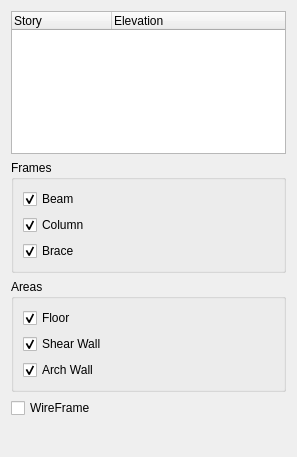
<?xml version="1.0" encoding="UTF-8"?>
<ui version="4.0">
 <class>Form</class>
 <widget class="QWidget" name="Form">
  <property name="geometry">
   <rect>
    <x>0</x>
    <y>0</y>
    <width>297</width>
    <height>457</height>
   </rect>
  </property>
  <property name="windowTitle">
   <string>Form</string>
  </property>
  <layout class="QVBoxLayout" name="verticalLayout_3">
   <item>
    <widget class="QTreeWidget" name="tree">
     <property name="editTriggers">
      <set>QAbstractItemView::EditKeyPressed</set>
     </property>
     <property name="selectionMode">
      <enum>QAbstractItemView::ExtendedSelection</enum>
     </property>
     <property name="rootIsDecorated">
      <bool>false</bool>
     </property>
     <property name="itemsExpandable">
      <bool>false</bool>
     </property>
     <property name="columnCount">
      <number>2</number>
     </property>
     <attribute name="headerVisible">
      <bool>true</bool>
     </attribute>
     <attribute name="headerDefaultSectionSize">
      <number>100</number>
     </attribute>
     <attribute name="headerStretchLastSection">
      <bool>true</bool>
     </attribute>
     <column>
      <property name="text">
       <string>Story</string>
      </property>
     </column>
     <column>
      <property name="text">
       <string>Elevation</string>
      </property>
     </column>
    </widget>
   </item>
   <item>
    <widget class="QGroupBox" name="groupBox">
     <property name="title">
      <string>Frames</string>
     </property>
     <layout class="QVBoxLayout" name="verticalLayout">
      <item>
       <widget class="QCheckBox" name="beam">
        <property name="text">
         <string>Beam</string>
        </property>
        <property name="checked">
         <bool>true</bool>
        </property>
       </widget>
      </item>
      <item>
       <widget class="QCheckBox" name="column">
        <property name="text">
         <string>Column</string>
        </property>
        <property name="checked">
         <bool>true</bool>
        </property>
       </widget>
      </item>
      <item>
       <widget class="QCheckBox" name="brace">
        <property name="text">
         <string>Brace</string>
        </property>
        <property name="checked">
         <bool>true</bool>
        </property>
       </widget>
      </item>
     </layout>
    </widget>
   </item>
   <item>
    <widget class="QGroupBox" name="groupBox_2">
     <property name="title">
      <string>Areas</string>
     </property>
     <layout class="QVBoxLayout" name="verticalLayout_2">
      <item>
       <widget class="QCheckBox" name="floor">
        <property name="text">
         <string>Floor</string>
        </property>
        <property name="checked">
         <bool>true</bool>
        </property>
       </widget>
      </item>
      <item>
       <widget class="QCheckBox" name="shear_wall">
        <property name="text">
         <string>Shear Wall</string>
        </property>
        <property name="checked">
         <bool>true</bool>
        </property>
       </widget>
      </item>
      <item>
       <widget class="QCheckBox" name="arch_wall">
        <property name="text">
         <string>Arch Wall</string>
        </property>
        <property name="checked">
         <bool>true</bool>
        </property>
       </widget>
      </item>
     </layout>
    </widget>
   </item>
   <item>
    <widget class="QCheckBox" name="wireframe">
     <property name="text">
      <string>WireFrame</string>
     </property>
    </widget>
   </item>
   <item>
    <layout class="QHBoxLayout" name="horizontalLayout">
     <item>
      <widget class="QPushButton" name="buttonToggle">
       <property name="enabled">
        <bool>false</bool>
       </property>
       <property name="maximumSize">
        <size>
         <width>32</width>
         <height>16777215</height>
        </size>
       </property>
       <property name="toolTip">
        <string>Toggles selected items on/off</string>
       </property>
       <property name="text">
        <string/>
       </property>
       <property name="icon">
        <iconset resource="../../civiltools.qrc">
         <normaloff>:/civiltools/images/eye.svg</normaloff>:/civiltools/images/eye.svg</iconset>
       </property>
       <property name="iconSize">
        <size>
         <width>24</width>
         <height>24</height>
        </size>
       </property>
       <property name="flat">
        <bool>true</bool>
       </property>
      </widget>
     </item>
     <item>
      <widget class="QPushButton" name="buttonIsolate">
       <property name="enabled">
        <bool>false</bool>
       </property>
       <property name="maximumSize">
        <size>
         <width>32</width>
         <height>16777215</height>
        </size>
       </property>
       <property name="toolTip">
        <string>Turns all items off except the selected ones</string>
       </property>
       <property name="text">
        <string/>
       </property>
       <property name="flat">
        <bool>true</bool>
       </property>
      </widget>
     </item>
     <item>
      <widget class="QPushButton" name="button_refresh">
       <property name="enabled">
        <bool>true</bool>
       </property>
       <property name="maximumSize">
        <size>
         <width>32</width>
         <height>16777215</height>
        </size>
       </property>
       <property name="toolTip">
        <string>Refresh the Stories Names</string>
       </property>
       <property name="text">
        <string/>
       </property>
       <property name="icon">
        <iconset resource="../../civiltools.qrc">
         <normaloff>:/civiltools/images/torsion.svg</normaloff>:/civiltools/images/torsion.svg</iconset>
       </property>
       <property name="flat">
        <bool>true</bool>
       </property>
      </widget>
     </item>
     <item>
      <widget class="QPushButton" name="buttonAddLevel">
       <property name="enabled">
        <bool>false</bool>
       </property>
       <property name="maximumSize">
        <size>
         <width>32</width>
         <height>16777215</height>
        </size>
       </property>
       <property name="toolTip">
        <string>Add a new level (BuildingPart)</string>
       </property>
       <property name="text">
        <string/>
       </property>
       <property name="flat">
        <bool>true</bool>
       </property>
      </widget>
     </item>
     <item>
      <widget class="QPushButton" name="buttonAddProxy">
       <property name="enabled">
        <bool>false</bool>
       </property>
       <property name="maximumSize">
        <size>
         <width>32</width>
         <height>16777215</height>
        </size>
       </property>
       <property name="toolTip">
        <string>Adds a new Working Plane proxy</string>
       </property>
       <property name="text">
        <string/>
       </property>
       <property name="flat">
        <bool>true</bool>
       </property>
      </widget>
     </item>
     <item>
      <widget class="QPushButton" name="buttonDelete">
       <property name="enabled">
        <bool>false</bool>
       </property>
       <property name="maximumSize">
        <size>
         <width>32</width>
         <height>16777215</height>
        </size>
       </property>
       <property name="toolTip">
        <string>Deletes the selected items</string>
       </property>
       <property name="text">
        <string/>
       </property>
       <property name="flat">
        <bool>true</bool>
       </property>
      </widget>
     </item>
     <item>
      <widget class="QPushButton" name="buttonSaveView">
       <property name="enabled">
        <bool>false</bool>
       </property>
       <property name="maximumSize">
        <size>
         <width>32</width>
         <height>16777215</height>
        </size>
       </property>
       <property name="toolTip">
        <string>Saves the current camera position to the selected items</string>
       </property>
       <property name="text">
        <string/>
       </property>
       <property name="flat">
        <bool>true</bool>
       </property>
      </widget>
     </item>
     <item>
      <spacer name="horizontalSpacer">
       <property name="orientation">
        <enum>Qt::Horizontal</enum>
       </property>
       <property name="sizeHint" stdset="0">
        <size>
         <width>40</width>
         <height>20</height>
        </size>
       </property>
      </spacer>
     </item>
    </layout>
   </item>
  </layout>
 </widget>
 <resources>
  <include location="../../civiltools.qrc"/>
 </resources>
 <connections/>
</ui>
